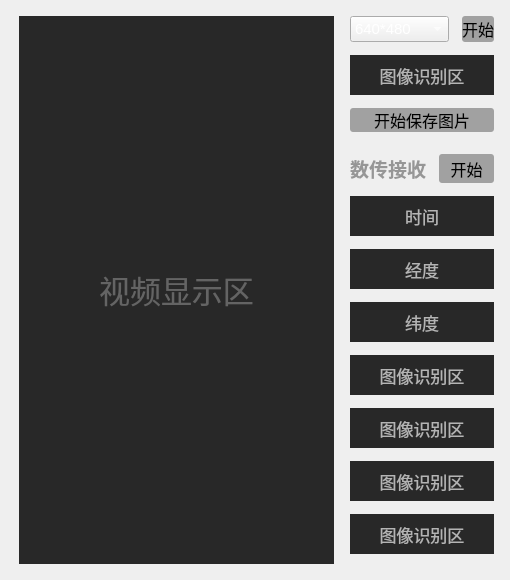
<?xml version="1.0" encoding="UTF-8"?>
<ui version="4.0">
 <class>MainWindow</class>
 <widget class="QMainWindow" name="MainWindow">
  <property name="geometry">
   <rect>
    <x>0</x>
    <y>0</y>
    <width>510</width>
    <height>580</height>
   </rect>
  </property>
  <property name="sizePolicy">
   <sizepolicy hsizetype="Preferred" vsizetype="Preferred">
    <horstretch>0</horstretch>
    <verstretch>0</verstretch>
   </sizepolicy>
  </property>
  <property name="windowTitle">
   <string>MainWindow</string>
  </property>
  <property name="styleSheet">
   <string notr="true">background-color: rgb(65,65,65);
QPushButton{
	border-radius:2;
	background-color: #E1E1E1;
	border-color:#B7B7B7;
}
QPushButton:hover{
	border-radius:2;
	background-color: #E5F1FB;
	border-color:#B7B7B7;
}
QPushButton:pressed{
	border-radius:2;
	background-color: #CCE4F7;
	border-color:#B7B7B7;
}</string>
  </property>
  <widget class="QWidget" name="centralwidget">
   <layout class="QGridLayout" name="gridLayout_2">
    <item row="0" column="0">
     <layout class="QVBoxLayout" name="verticalLayout">
      <property name="spacing">
       <number>10</number>
      </property>
      <property name="sizeConstraint">
       <enum>QLayout::SetFixedSize</enum>
      </property>
      <property name="leftMargin">
       <number>10</number>
      </property>
      <property name="topMargin">
       <number>7</number>
      </property>
      <property name="rightMargin">
       <number>10</number>
      </property>
      <property name="bottomMargin">
       <number>7</number>
      </property>
      <item>
       <widget class="QLabel" name="label_show_camera">
        <property name="sizePolicy">
         <sizepolicy hsizetype="Expanding" vsizetype="Minimum">
          <horstretch>0</horstretch>
          <verstretch>0</verstretch>
         </sizepolicy>
        </property>
        <property name="maximumSize">
         <size>
          <width>16777215</width>
          <height>16777215</height>
         </size>
        </property>
        <property name="baseSize">
         <size>
          <width>0</width>
          <height>50</height>
         </size>
        </property>
        <property name="font">
         <font>
          <family>微软雅黑</family>
          <pointsize>23</pointsize>
         </font>
        </property>
        <property name="styleSheet">
         <string notr="true">color: rgb(100, 100, 100);background-color: rgb(40, 40,40);</string>
        </property>
        <property name="text">
         <string>视频显示区</string>
        </property>
        <property name="alignment">
         <set>Qt::AlignCenter</set>
        </property>
       </widget>
      </item>
     </layout>
    </item>
    <item row="0" column="1">
     <layout class="QVBoxLayout" name="verticalLayout_2">
      <property name="spacing">
       <number>13</number>
      </property>
      <property name="sizeConstraint">
       <enum>QLayout::SetMaximumSize</enum>
      </property>
      <property name="leftMargin">
       <number>0</number>
      </property>
      <property name="topMargin">
       <number>7</number>
      </property>
      <property name="rightMargin">
       <number>7</number>
      </property>
      <property name="bottomMargin">
       <number>7</number>
      </property>
      <item>
       <layout class="QGridLayout" name="gridLayout">
        <property name="sizeConstraint">
         <enum>QLayout::SetMinimumSize</enum>
        </property>
        <item row="0" column="0">
         <widget class="QComboBox" name="comboBox">
          <property name="sizePolicy">
           <sizepolicy hsizetype="Minimum" vsizetype="Minimum">
            <horstretch>0</horstretch>
            <verstretch>0</verstretch>
           </sizepolicy>
          </property>
          <property name="font">
           <font>
            <pointsize>11</pointsize>
           </font>
          </property>
          <property name="styleSheet">
           <string notr="true">color: rgb(255, 255, 255);</string>
          </property>
          <item>
           <property name="text">
            <string>640*480</string>
           </property>
          </item>
          <item>
           <property name="text">
            <string>1024*768</string>
           </property>
          </item>
          <item>
           <property name="text">
            <string>1920*1080</string>
           </property>
          </item>
         </widget>
        </item>
        <item row="0" column="1">
         <widget class="QPushButton" name="openButton">
          <property name="sizePolicy">
           <sizepolicy hsizetype="Maximum" vsizetype="Minimum">
            <horstretch>0</horstretch>
            <verstretch>0</verstretch>
           </sizepolicy>
          </property>
          <property name="minimumSize">
           <size>
            <width>0</width>
            <height>0</height>
           </size>
          </property>
          <property name="font">
           <font>
            <family>微软雅黑</family>
            <pointsize>12</pointsize>
           </font>
          </property>
          <property name="styleSheet">
           <string notr="true">QPushButton{
	border-radius:3;
	background-color: #A1A1A1;
	border-color:#B7B7B7;
}
QPushButton:hover{
	border-radius:3;
	background-color: #E5F1FB;
	border-color:#B7B7B7;
}
QPushButton:pressed{
	border-radius:3;
	background-color: #CCE4F7;
	border-color:#B7B7B7;
}
QPushButton::checked{ background:rgb(250, 120, 50);
border-color: #11505C; }</string>
          </property>
          <property name="text">
           <string>开始</string>
          </property>
         </widget>
        </item>
       </layout>
      </item>
      <item>
       <widget class="QLabel" name="label">
        <property name="sizePolicy">
         <sizepolicy hsizetype="Minimum" vsizetype="Maximum">
          <horstretch>0</horstretch>
          <verstretch>10</verstretch>
         </sizepolicy>
        </property>
        <property name="minimumSize">
         <size>
          <width>0</width>
          <height>40</height>
         </size>
        </property>
        <property name="font">
         <font>
          <family>微软雅黑</family>
          <pointsize>13</pointsize>
         </font>
        </property>
        <property name="layoutDirection">
         <enum>Qt::LeftToRight</enum>
        </property>
        <property name="styleSheet">
         <string notr="true">color: rgb(180, 180, 180);background-color: rgb(40, 40,40);</string>
        </property>
        <property name="text">
         <string>图像识别区</string>
        </property>
        <property name="alignment">
         <set>Qt::AlignCenter</set>
        </property>
       </widget>
      </item>
      <item>
       <widget class="QPushButton" name="openButton_2">
        <property name="sizePolicy">
         <sizepolicy hsizetype="Minimum" vsizetype="Fixed">
          <horstretch>0</horstretch>
          <verstretch>0</verstretch>
         </sizepolicy>
        </property>
        <property name="font">
         <font>
          <family>微软雅黑</family>
          <pointsize>12</pointsize>
         </font>
        </property>
        <property name="styleSheet">
         <string notr="true">QPushButton{
	border-radius:3;
	background-color: #A1A1A1;
	border-color:#B7B7B7;
}
QPushButton:hover{
	border-radius:3;
	background-color: #E5F1FB;
	border-color:#B7B7B7;
}
QPushButton:pressed{
	border-radius:3;
	background-color: #CCE4F7;
	border-color:#B7B7B7;
}
QPushButton::checked{ background:rgb(250, 120, 50);
border-color: #11505C; }</string>
        </property>
        <property name="text">
         <string>开始保存图片</string>
        </property>
       </widget>
      </item>
      <item>
       <spacer name="verticalSpacer">
        <property name="orientation">
         <enum>Qt::Vertical</enum>
        </property>
        <property name="sizeHint" stdset="0">
         <size>
          <width>20</width>
          <height>40</height>
         </size>
        </property>
       </spacer>
      </item>
      <item>
       <layout class="QFormLayout" name="formLayout_3">
        <item row="0" column="0">
         <widget class="QLabel" name="label_10">
          <property name="sizePolicy">
           <sizepolicy hsizetype="Preferred" vsizetype="Preferred">
            <horstretch>0</horstretch>
            <verstretch>0</verstretch>
           </sizepolicy>
          </property>
          <property name="font">
           <font>
            <family>微软雅黑</family>
            <pointsize>14</pointsize>
            <weight>75</weight>
            <bold>true</bold>
           </font>
          </property>
          <property name="styleSheet">
           <string notr="true">color:rgb(150, 150, 150);</string>
          </property>
          <property name="text">
           <string>数传接收</string>
          </property>
         </widget>
        </item>
        <item row="0" column="1">
         <widget class="QPushButton" name="openButton_3">
          <property name="sizePolicy">
           <sizepolicy hsizetype="Minimum" vsizetype="Preferred">
            <horstretch>0</horstretch>
            <verstretch>0</verstretch>
           </sizepolicy>
          </property>
          <property name="font">
           <font>
            <family>微软雅黑</family>
            <pointsize>12</pointsize>
           </font>
          </property>
          <property name="styleSheet">
           <string notr="true">QPushButton{
	border-radius:3;
	background-color: #A1A1A1;
	border-color:#B7B7B7;
}
QPushButton:hover{
	border-radius:3;
	background-color: #E5F1FB;
	border-color:#B7B7B7;
}
QPushButton:pressed{
	border-radius:3;
	background-color: #CCE4F7;
	border-color:#B7B7B7;
}
QPushButton::checked{ background:rgb(250, 120, 50);
border-color: #11505C; }</string>
          </property>
          <property name="text">
           <string>开始</string>
          </property>
         </widget>
        </item>
       </layout>
      </item>
      <item>
       <widget class="QLabel" name="label_2">
        <property name="sizePolicy">
         <sizepolicy hsizetype="Minimum" vsizetype="Maximum">
          <horstretch>0</horstretch>
          <verstretch>10</verstretch>
         </sizepolicy>
        </property>
        <property name="minimumSize">
         <size>
          <width>0</width>
          <height>40</height>
         </size>
        </property>
        <property name="font">
         <font>
          <family>微软雅黑</family>
          <pointsize>13</pointsize>
         </font>
        </property>
        <property name="layoutDirection">
         <enum>Qt::LeftToRight</enum>
        </property>
        <property name="styleSheet">
         <string notr="true">color: rgb(180, 180, 180);background-color: rgb(40, 40,40);</string>
        </property>
        <property name="text">
         <string>时间</string>
        </property>
        <property name="alignment">
         <set>Qt::AlignCenter</set>
        </property>
       </widget>
      </item>
      <item>
       <widget class="QLabel" name="label_3">
        <property name="sizePolicy">
         <sizepolicy hsizetype="Minimum" vsizetype="Maximum">
          <horstretch>0</horstretch>
          <verstretch>10</verstretch>
         </sizepolicy>
        </property>
        <property name="minimumSize">
         <size>
          <width>0</width>
          <height>40</height>
         </size>
        </property>
        <property name="font">
         <font>
          <family>微软雅黑</family>
          <pointsize>13</pointsize>
         </font>
        </property>
        <property name="layoutDirection">
         <enum>Qt::LeftToRight</enum>
        </property>
        <property name="styleSheet">
         <string notr="true">color: rgb(180, 180, 180);background-color: rgb(40, 40,40);</string>
        </property>
        <property name="text">
         <string>经度</string>
        </property>
        <property name="alignment">
         <set>Qt::AlignCenter</set>
        </property>
       </widget>
      </item>
      <item>
       <widget class="QLabel" name="label_4">
        <property name="sizePolicy">
         <sizepolicy hsizetype="Minimum" vsizetype="Maximum">
          <horstretch>0</horstretch>
          <verstretch>10</verstretch>
         </sizepolicy>
        </property>
        <property name="minimumSize">
         <size>
          <width>0</width>
          <height>40</height>
         </size>
        </property>
        <property name="font">
         <font>
          <family>微软雅黑</family>
          <pointsize>13</pointsize>
         </font>
        </property>
        <property name="layoutDirection">
         <enum>Qt::LeftToRight</enum>
        </property>
        <property name="styleSheet">
         <string notr="true">color: rgb(180, 180, 180);background-color: rgb(40, 40,40);</string>
        </property>
        <property name="text">
         <string>纬度</string>
        </property>
        <property name="alignment">
         <set>Qt::AlignCenter</set>
        </property>
       </widget>
      </item>
      <item>
       <widget class="QLabel" name="label_5">
        <property name="sizePolicy">
         <sizepolicy hsizetype="Minimum" vsizetype="Maximum">
          <horstretch>0</horstretch>
          <verstretch>10</verstretch>
         </sizepolicy>
        </property>
        <property name="minimumSize">
         <size>
          <width>0</width>
          <height>40</height>
         </size>
        </property>
        <property name="font">
         <font>
          <family>微软雅黑</family>
          <pointsize>13</pointsize>
         </font>
        </property>
        <property name="layoutDirection">
         <enum>Qt::LeftToRight</enum>
        </property>
        <property name="styleSheet">
         <string notr="true">color: rgb(180, 180, 180);background-color: rgb(40, 40,40);</string>
        </property>
        <property name="text">
         <string>图像识别区</string>
        </property>
        <property name="alignment">
         <set>Qt::AlignCenter</set>
        </property>
       </widget>
      </item>
      <item>
       <widget class="QLabel" name="label_6">
        <property name="sizePolicy">
         <sizepolicy hsizetype="Minimum" vsizetype="Maximum">
          <horstretch>0</horstretch>
          <verstretch>10</verstretch>
         </sizepolicy>
        </property>
        <property name="minimumSize">
         <size>
          <width>0</width>
          <height>40</height>
         </size>
        </property>
        <property name="font">
         <font>
          <family>微软雅黑</family>
          <pointsize>13</pointsize>
         </font>
        </property>
        <property name="layoutDirection">
         <enum>Qt::LeftToRight</enum>
        </property>
        <property name="styleSheet">
         <string notr="true">color: rgb(180, 180, 180);background-color: rgb(40, 40,40);</string>
        </property>
        <property name="text">
         <string>图像识别区</string>
        </property>
        <property name="alignment">
         <set>Qt::AlignCenter</set>
        </property>
       </widget>
      </item>
      <item>
       <widget class="QLabel" name="label_7">
        <property name="sizePolicy">
         <sizepolicy hsizetype="Minimum" vsizetype="Maximum">
          <horstretch>0</horstretch>
          <verstretch>10</verstretch>
         </sizepolicy>
        </property>
        <property name="minimumSize">
         <size>
          <width>0</width>
          <height>40</height>
         </size>
        </property>
        <property name="font">
         <font>
          <family>微软雅黑</family>
          <pointsize>13</pointsize>
         </font>
        </property>
        <property name="layoutDirection">
         <enum>Qt::LeftToRight</enum>
        </property>
        <property name="styleSheet">
         <string notr="true">color: rgb(180, 180, 180);background-color: rgb(40, 40,40);</string>
        </property>
        <property name="text">
         <string>图像识别区</string>
        </property>
        <property name="alignment">
         <set>Qt::AlignCenter</set>
        </property>
       </widget>
      </item>
      <item>
       <widget class="QLabel" name="label_8">
        <property name="sizePolicy">
         <sizepolicy hsizetype="Minimum" vsizetype="Maximum">
          <horstretch>0</horstretch>
          <verstretch>10</verstretch>
         </sizepolicy>
        </property>
        <property name="minimumSize">
         <size>
          <width>0</width>
          <height>40</height>
         </size>
        </property>
        <property name="font">
         <font>
          <family>微软雅黑</family>
          <pointsize>13</pointsize>
         </font>
        </property>
        <property name="layoutDirection">
         <enum>Qt::LeftToRight</enum>
        </property>
        <property name="styleSheet">
         <string notr="true">color: rgb(180, 180, 180);background-color: rgb(40, 40,40);</string>
        </property>
        <property name="text">
         <string>图像识别区</string>
        </property>
        <property name="alignment">
         <set>Qt::AlignCenter</set>
        </property>
       </widget>
      </item>
      <item>
       <spacer name="verticalSpacer_2">
        <property name="orientation">
         <enum>Qt::Vertical</enum>
        </property>
        <property name="sizeHint" stdset="0">
         <size>
          <width>20</width>
          <height>40</height>
         </size>
        </property>
       </spacer>
      </item>
     </layout>
    </item>
   </layout>
  </widget>
 </widget>
 <resources/>
 <connections/>
</ui>
